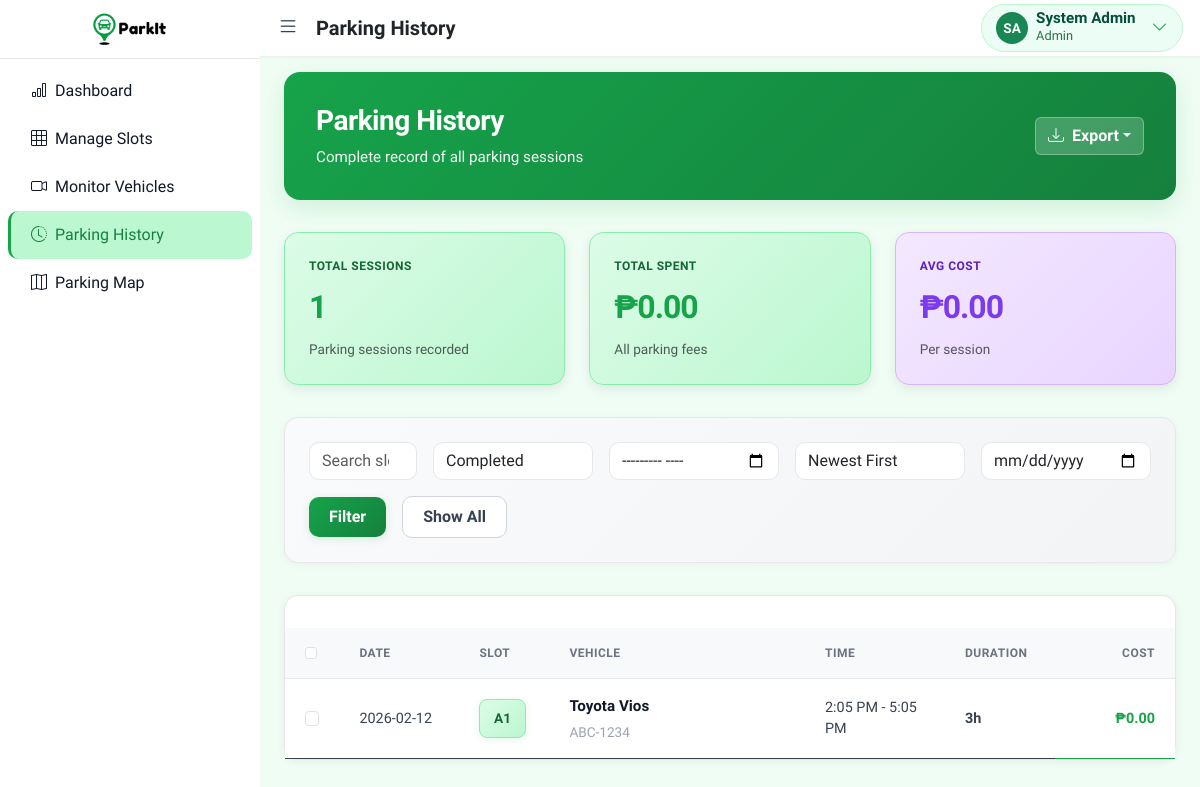
Screenshot of /admin/parking-history.php (signed in) with the database file from the repository.
### tables this page shows
CREATE TABLE IF NOT EXISTS bookings (
    id INT PRIMARY KEY AUTO_INCREMENT,
    user_id INT NOT NULL,
    vehicle_id INT NOT NULL,
    parking_slot_id INT NOT NULL,
    status ENUM('pending', 'parked', 'completed', 'cancelled') NOT NULL DEFAULT 'pending',
    booked_at DATETIME NOT NULL,
    entry_time DATETIME NULL,
    exit_time DATETIME NULL,
    created_at TIMESTAMP DEFAULT CURRENT_TIMESTAMP,
    updated_at TIMESTAMP DEFAULT CURRENT_TIMESTAMP ON UPDATE CURRENT_TIMESTAMP,
    FOREIGN KEY (user_id) REFERENCES users(id) ON DELETE CASCADE,
    FOREIGN KEY (vehicle_id) REFERENCES vehicles(id) ON DELETE CASCADE,
    FOREIGN KEY (parking_slot_id) REFERENCES parking_slots(id) ON DELETE RESTRICT
);

CREATE TABLE IF NOT EXISTS parking_slots (
    id INT PRIMARY KEY AUTO_INCREMENT,
    slot_number VARCHAR(10) NOT NULL UNIQUE,
    slot_row INT NOT NULL,
    slot_column INT NOT NULL,
    status ENUM('available', 'occupied') NOT NULL DEFAULT 'available',
    created_at TIMESTAMP DEFAULT CURRENT_TIMESTAMP,
    updated_at TIMESTAMP DEFAULT CURRENT_TIMESTAMP ON UPDATE CURRENT_TIMESTAMP
);

CREATE TABLE IF NOT EXISTS vehicles (
    id INT PRIMARY KEY AUTO_INCREMENT,
    user_id INT NOT NULL,
    plate_number VARCHAR(20) NOT NULL,
    model VARCHAR(100),
    color VARCHAR(50),
    is_default TINYINT(1) NOT NULL DEFAULT 0,
    created_at TIMESTAMP DEFAULT CURRENT_TIMESTAMP,
    FOREIGN KEY (user_id) REFERENCES users(id) ON DELETE CASCADE,
    UNIQUE KEY unique_plate (plate_number)
);

### admin/parking-history.php (the view, shortened to what this page needs)
<?php
$pdo = getDB();
$date = $_GET['date'] ?? 'all';
$q = trim($_GET['q'] ?? '');
$status = trim($_GET['status'] ?? 'completed');
$month = trim($_GET['month'] ?? '');
$sort = ($_GET['sort'] ?? 'new') === 'old' ? 'old' : 'new';
$where = [];
$params = [];
if ($status !== '' && $status !== 'active' && $status !== 'completed') {
    $where[] = 'b.status = :status';
    $params['status'] = $status;
} elseif ($status === 'active') {
    $where[] = "b.status IN ('pending', 'parked')";
} elseif ($status === 'completed') {
    $where[] = "b.status = 'completed'";
}
$orderSql = $sort === 'old' ? 'b.entry_time ASC' : 'b.entry_time DESC';
$joinSql = "FROM bookings b
    LEFT JOIN vehicles v ON v.id = b.vehicle_id
    LEFT JOIN parking_slots s ON s.id = b.parking_slot_id
    LEFT JOIN payments p ON p.booking_id = b.id
    LEFT JOIN users u ON u.id = b.user_id";
$whereSql = '';
if (!empty($where)) {
    $whereSql = 'WHERE ' . implode(' AND ', $where);
}
$aggSql = "SELECT COUNT(b.id) AS total_sessions, COALESCE(SUM(p.amount),0) AS total_spent,
    COALESCE(SUM(TIMESTAMPDIFF(MINUTE, b.entry_time, b.exit_time)), 0) AS total_minutes,
    SUM(b.entry_time IS NOT NULL AND b.exit_time IS NOT NULL) AS duration_count
    " . $joinSql . ' ' . $whereSql;
$aggStmt = $pdo->prepare($aggSql);
$aggStmt->execute();
$agg = $aggStmt->fetch(PDO::FETCH_ASSOC);
$total_sessions = (int) ($agg['total_sessions'] ?? 0);
$total_spent = (float) ($agg['total_spent'] ?? 0.0);
$avg_cost = $total_sessions ? round($total_spent / $total_sessions, 2) : 0.00;
$perPage = 15;
$page = max(1, (int)($_GET['page'] ?? 1));
$offset = ($page - 1) * $perPage;
$sql = "SELECT b.id, b.entry_time, b.exit_time, b.status, p.amount AS amount,
    v.plate_number, v.model AS model, s.slot_number, u.full_name " . $joinSql . ' ' . $whereSql . " ORDER BY " . $orderSql . " LIMIT :lim OFFSET :off";
$stmt = $pdo->prepare($sql);
$stmt->bindValue(':lim', (int)$perPage, PDO::PARAM_INT);
$stmt->bindValue(':off', (int)$offset, PDO::PARAM_INT);
$stmt->execute();
$rows = $stmt->fetchAll(PDO::FETCH_ASSOC);
require dirname(__DIR__) . '/includes/header.php';
?>
    <div class="parking-history-page">
        <div class="ph-header" style=" margin-top: 3rem;">
            <div class="ph-header-content">
                <h2>Parking History</h2>
                <p>Complete record of all parking sessions</p>
            </div>
            <div>
                <div class="btn-group">
                    <button type="button" class="btn dropdown-toggle" data-bs-toggle="dropdown" aria-expanded="false"><i class="bi bi-download me-1"></i> Export</button>
                </div>
            </div>
        </div>
        <div class="ph-stats">
            <div class="ph-card">
                <div class="label">Total Sessions</div>
                <div class="value"><?= $total_sessions ?></div>
                <div class="text-muted">Parking sessions recorded</div>
            </div>
            <div class="ph-card spent">
                <div class="label">Total Spent</div>
                <div class="value">&#8369;<?= number_format($total_spent, 2) ?></div>
                <div class="text-muted">All parking fees</div>
            </div>
            <div class="ph-card purple">
                <div class="label">Avg Cost</div>
                <div class="value">&#8369;<?= $total_sessions ? number_format($avg_cost, 2) : '—' ?></div>
                <div class="text-muted">Per session</div>
            </div>
        </div>
        <div class="filters">
            <form method="get" action="<?= BASE_URL ?>/admin/parking-history.php">
                <input type="search" name="q" class="form-control" placeholder="Search slot, vehicle, plate..." value="<?= htmlspecialchars($q) ?>" style="flex: 1;">
                <select name="status" class="form-select" style="width:160px;">
                    <option value="completed" <?= $status === 'completed' ? 'selected' : '' ?>>Completed</option>
                </select>
                <input type="month" name="month" class="form-control" style="width:170px;" value="<?= htmlspecialchars($month) ?>">
                <select name="sort" class="form-select" style="width:170px;">
                    <option value="new" <?= $sort === 'new' ? 'selected' : '' ?>>Newest First</option>
                </select>
                <input type="date" name="date" class="form-control" value="<?= $date === 'all' ? '' : htmlspecialchars($date) ?>" style="width:170px;">
                <button class="btn btn-primary">Filter</button>
                <a href="<?= BASE_URL ?>/admin/parking-history.php?date=all" class="btn btn-outline-secondary">Show All</a>
            </form>
        </div>
    </div>
    <div class="card">
        <div class="card-body p-3">
        </div>
        <div class="card-body p-0">
            <div class="table-responsive">
                <table class="table table-hover mb-0 align-middle parking-history-table">
                    <thead class="table-light">
                        <tr>
                            <th style="width:40px"><input type="checkbox" id="selectAllCheckbox" class="form-check-input"></th>
                            <th style="width:120px">Date</th>
                            <th style="width:90px">Slot</th>
                            <th>Vehicle</th>
                            <th style="width:140px">Time</th>
                            <th style="width:110px">Duration</th>
                            <th style="width:120px" class="text-end">Cost</th>
                        </tr>
                    </thead>
                    <tbody>
                        <?php if (empty($rows)): ?>
                            <tr><td colspan="6" class="text-center py-4 text-muted">No records found.</td></tr>
                        <?php else: ?>
                            <?php foreach ($rows as $r):
                                $dateLabel = !empty($r['entry_time']) ? date('Y-m-d', strtotime($r['entry_time'])) :
                                             (!empty($r['exit_time']) ? date('Y-m-d', strtotime($r['exit_time'])) : '—');
                                $timeLabel = '—';
                                $durationLabel = '—';
                                if (!empty($r['entry_time'])) {
                                    $entryTime = strtotime($r['entry_time']);
                                    if (!empty($r['exit_time'])) {
                                        $exitTime = strtotime($r['exit_time']);
                                        if ($exitTime >= $entryTime) {
                                            $timeLabel = date('g:i A', $entryTime) . ' - ' . date('g:i A', $exitTime);
                                            $totalSeconds = $exitTime - $entryTime;
                                            $totalMinutes = floor($totalSeconds / 60);
                                            $hours = floor($totalMinutes / 60);
                                            $minutes = $totalMinutes % 60;
                                            if ($hours > 0 && $minutes > 0) {
                                                $durationLabel = $hours . 'h ' . $minutes . 'm';
                                            } elseif ($hours > 0) {
                                                $durationLabel = $hours . 'h';
                                            } elseif ($minutes > 0) {
                                                $durationLabel = $minutes . 'm';
                                            } else {
                                                $durationLabel = '0m';
                                            }
                                        } else {
                                            $timeLabel = date('g:i A', $entryTime) . ' - ' . date('g:i A', $exitTime) . ' (ERROR)';
                                            $durationLabel = 'Invalid';
                                        }
                                    } else {
                                        $timeLabel = date('g:i A', $entryTime) . ' - Ongoing';
                                        $durationLabel = '—';
                                    }
                                } elseif (!empty($r['exit_time'])) {
                                    $timeLabel = '— - ' . date('g:i A', strtotime($r['exit_time']));
                                    $durationLabel = '—';
                                }
                                $cost = isset($r['amount']) ? number_format((float)$r['amount'], 2) : '0.00';
                            ?>
                                <tr>
                                    <td><input type="checkbox" class="form-check-input booking-checkbox" value="<?= $r['id'] ?>"></td>
                                    <td><?= htmlspecialchars($dateLabel) ?></td>
                                    <td><span class="slot-badge"><?= htmlspecialchars($r['slot_number'] ?? '—') ?></span></td>
                                    <td>
                                        <?php if (!empty($r['model'])): ?>
                                            <div class="ph-vehicle-name"><?= htmlspecialchars($r['model']) ?></div>
                                            <div class="ph-plate"><?= htmlspecialchars($r['plate_number'] ?? '—') ?></div>
                                        <?php else: ?>
                                            <div class="ph-vehicle-name"><?= htmlspecialchars($r['plate_number'] ?? '—') ?></div>
                                        <?php endif; ?>
                                    </td>
                                    <td><?= $timeLabel ?></td>
                                    <td class="fw-bold"><?= $durationLabel ?></td>
                                    <td class="text-end text-success fw-bold">&#8369;<?= $cost ?></td>
                                </tr>
                            <?php endforeach; ?>
                        <?php endif; ?>
                    </tbody>
                </table>
            </div>
        </div>
    </div>
<?php require dirname(__DIR__) . '/includes/footer.php'; ?>

### includes/header.php (style rules this page uses)
:root { --sidebar-width: 260px; --sidebar-width-collapsed: 72px; --header-height: 56px; --primary: #16a34a; --primary-light: #22c55e; --primary-dark: #15803d; }
body { min-height: 100vh; background: #f0fdf4; transition: margin-left .25s ease; overflow-y: auto; font-family: 'Google Sans Flex', system-ui, -apple-system, BlinkMacSystemFont, 'Segoe UI', sans-serif; }
.btn-primary { background: var(--primary); border-color: var(--primary); }

### admin/parking-history.php (style rules this page uses)
* { font-family: 'Google Sans Flex', sans-serif; }
.parking-history-page { width: 100%; max-width: 100%; padding: 0; margin: 0; }
.ph-header { display: flex; align-items: center; justify-content: space-between; gap: 1rem; margin-bottom: 2rem; margin-top: 1rem; background: linear-gradient(135deg, #16a34a 0%, #15803d 100%); padding: 2rem; border-radius: 16px; color: #fff; box-shadow: 0 8px 24px rgba(22, 163, 74, 0.15); }
.ph-header-content h2 { font-size: 1.75rem; font-weight: 800; color: #fff; margin: 0 0 0.5rem 0; letter-spacing: -0.5px; display: flex; align-items: center; gap: 0.75rem; }
.ph-header-content p { color: rgba(255, 255, 255, 0.95); font-size: 0.95rem; margin: 0; }
.ph-header .btn-group .dropdown-toggle { background: rgba(255, 255, 255, 0.2); border: 1px solid rgba(255, 255, 255, 0.3); color: #fff; font-weight: 700; transition: all 0.2s ease; }
.ph-stats { display: flex; gap: 1.5rem; margin-bottom: 2rem; flex-wrap: wrap; }
.ph-card { flex: 1; min-width: 200px; background: linear-gradient(135deg, #dcfce7 0%, #bbf7d0 100%); border: 1px solid #86efac; border-radius: 14px; padding: 1.5rem; box-shadow: 0 4px 12px rgba(0, 0, 0, 0.08); transition: all 0.3s cubic-bezier(0.4, 0, 0.2, 1); }
.ph-card .label { font-size: 0.75rem; font-weight: 700; color: #166534; text-transform: uppercase; letter-spacing: 0.5px; margin-bottom: 0.5rem; }
.ph-card .value { font-size: 2rem; font-weight: 800; color: #16a34a; letter-spacing: -1px; margin-bottom: 0.5rem; }
.ph-card .text-muted { font-size: 0.85rem; color: #6b7280; }
.ph-card.spent { background: linear-gradient(135deg, #dcfce7 0%, #bbf7d0 100%); border-color: #86efac; }
.ph-card.spent .label { color: #166534; }
.ph-card.spent .value { color: #16a34a; }
.ph-card.purple { background: linear-gradient(135deg, #f3e8ff 0%, #e9d5ff 100%); border-color: #d8b4fe; }
.ph-card.purple .label { color: #5b21b6; }
.ph-card.purple .value { color: #7c3aed; }
.filters { background: linear-gradient(135deg, #f9fafb 0%, #f3f4f6 100%); padding: 1.5rem; border-radius: 14px; border: 1px solid #e5e7eb; box-shadow: 0 2px 8px rgba(0, 0, 0, 0.04); margin-bottom: 2rem; }
.filters form { display: flex; gap: 1rem; flex-wrap: wrap; align-items: center; }
.filters .form-control, .filters .form-select { border-radius: 10px; border: 1px solid #e5e7eb; background: #fff; transition: all 0.3s cubic-bezier(0.4, 0, 0.2, 1); font-weight: 500; }
.filters .btn { border-radius: 10px; font-weight: 700; transition: all 0.3s cubic-bezier(0.4, 0, 0.2, 1); padding: 0.5rem 1.25rem; }
.filters .btn-primary { background: linear-gradient(135deg, #16a34a 0%, #15803d 100%); border: none; box-shadow: 0 2px 8px rgba(22, 163, 74, 0.15); color: #fff; }
.filters .btn-outline-secondary { border: 1.5px solid #d1d5db; color: #374151; background: #fff; }
.slot-badge { display: inline-block; background: linear-gradient(135deg, #dcfce7 0%, #bbf7d0 100%); color: #166534; padding: 0.5rem 0.85rem; border-radius: 8px; font-weight: 700; font-size: 0.85rem; box-shadow: 0 2px 8px rgba(22, 163, 74, 0.1); border: 1px solid #86efac; }
.card { border: 1px solid #e5e7eb; border-radius: 14px; box-shadow: 0 2px 8px rgba(0, 0, 0, 0.06); transition: all 0.3s ease; }
.parking-history-table { table-layout: auto; width: 100%; }
.parking-history-table thead { background: linear-gradient(135deg, #f0fdf4 0%, #fafcfb 100%); }
.parking-history-table thead th { color: #6b7280; border-bottom: 1px solid #e5e7eb; font-weight: 700; font-size: 0.75rem; text-transform: uppercase; letter-spacing: 0.5px; padding: 1rem 1.25rem; }
.parking-history-table tbody tr { border-bottom: 1px solid #f3f4f6; transition: all 0.3s cubic-bezier(0.4, 0, 0.2, 1); }
.parking-history-table tbody tr:last-child { border-bottom: none; }
.parking-history-table td { vertical-align: middle; padding: 1rem 1.25rem; color: #374151; font-size: 0.9rem; }
.ph-vehicle-name { font-weight: 700; color: #111827; font-size: 0.95rem; }
.ph-plate { color: #9ca3af; margin-top: 0.25rem; font-size: 0.85rem; }
.text-success { color: #16a34a !important; font-weight: 700; }

### rows the page displays
bookings: entry_time "2026-02-12", parking_slot.slot_number "A1", vehicle.model "Toyota Vios", vehicle.plate_number "ABC-1234", timeLabel "2:05 PM - 5:05 PM", durationLabel "3h", cost "0.00"

### other values shown
$page_title "Parking History"
substr($initials,0,2) "SA"
$profileName "System Admin"
$profileRoleLabel "Admin"
$total_sessions "1"
$total_spent "0.00"
$avg_cost "0.00"
